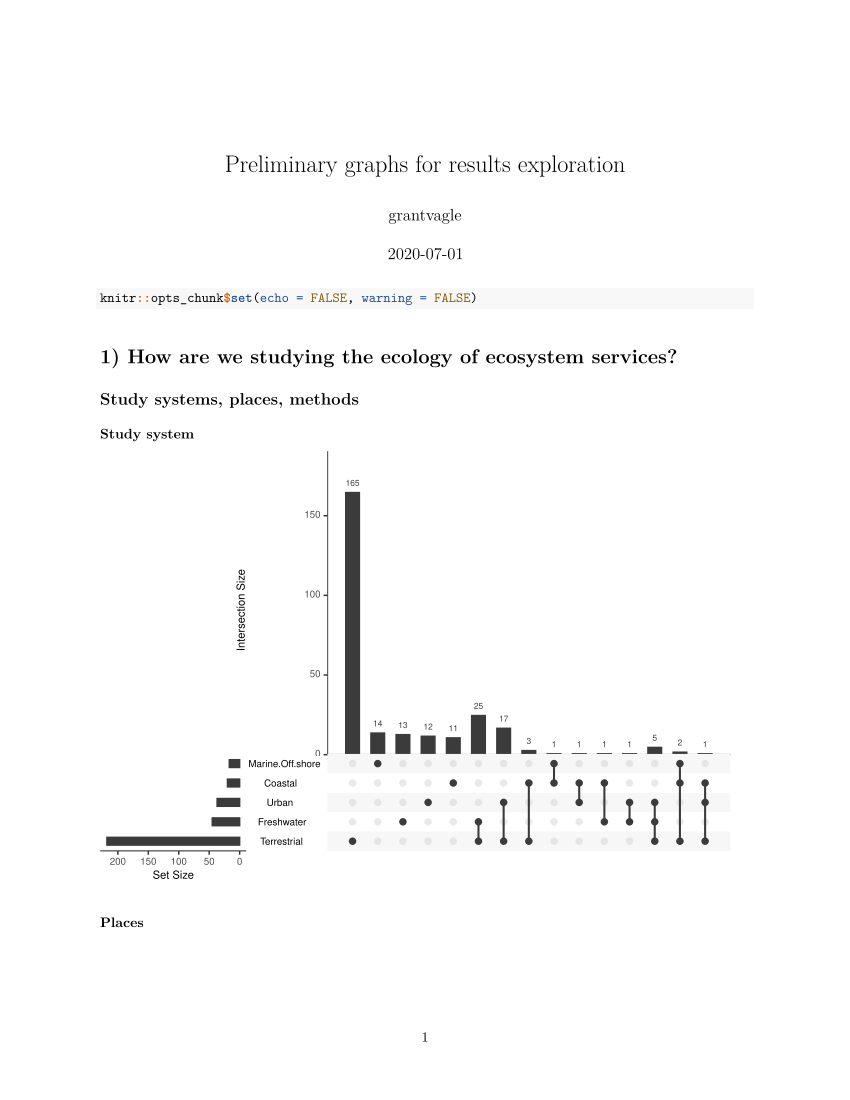

This figure's R source:
#' ---
#' title: "Preliminary graphs for results exploration"
#' output: pdf_document
#' ---


knitr::opts_chunk$set(echo = FALSE, warning = FALSE)

#+ messsage=FALSE, warnings=FALSE
### Preliminary graphs for exploration of results ###
suppressMessages(library(tidyverse))
library(UpSetR) # checkout https://cran.r-project.org/web/packages/UpSetR/vignettes/basic.usage.html


# read in the data
dat = read.csv("../data/cleaned/ESqualtrics_r2keep_cleaned.csv") %>%
  filter(version=='final')



#+
#' # 1) How are we studying the ecology of ecosystem services?
#' 
#' ## Study systems, places, methods
#' #### Study system
dat %>% 
  filter(abbr == 'Ecosystem') %>%
  dplyr::select(Title, clean_answer) %>%
  separate_rows(clean_answer, sep = ',') %>% 
  mutate(pres_holder = 1) %>%
  pivot_wider(id_cols = 'Title', names_from = 'clean_answer', values_from = 'pres_holder') %>% 
  replace(is.na(.), 0) %>% 
  dplyr::select(-`Agricultural/Agroforestry/Rural`, -`Wetland/Riparian`, -`Experimental Ecosystem`) %>%
  data.frame() %>%
  upset(nsets = ncol(.)-1) # lots of parameters can be added here to make the plot look better

#+
#' #### Places
dat %>% 
  filter(abbr == 'Place') %>%
  dplyr::select(Title, clean_answer) %>%
  separate_rows(clean_answer, sep = ',') %>% 
  mutate(pres_holder = 1) %>%
  pivot_wider(id_cols = 'Title', names_from = 'clean_answer', values_from = 'pres_holder') %>% 
  replace(is.na(.), 0) %>% 
  data.frame() %>%
  upset(nsets = ncol(.)-1)
# for this one, intersections might not matter quite as much, but could still be interesting to see
# intersections probably not useful, since most of the intersections have just 1 record

#+
#' #### Study type
dat %>% 
  filter(abbr == 'Methods') %>%
  mutate(clean_answer = gsub(" \\(.*\\)", '', clean_answer)) %>%
  dplyr::select(Title, clean_answer) %>%
  separate_rows(clean_answer, sep = ',') %>% 
  mutate(pres_holder = 1) %>%
  pivot_wider(id_cols = 'Title', names_from = 'clean_answer', values_from = 'pres_holder') %>% 
  replace(is.na(.), 0) %>% 
  data.frame() %>%
  upset(nsets = ncol(.)-1)

#+
#' ## ES type (grouped) & Multifunctionality
dat %>%
  filter(abbr=='Yclass') %>%
  filter(!is.na(clean_answer)) %>% #removes the non-checked service bins
  dplyr::select(Title, ES) %>% 
  mutate(pres_holder = 1) %>%
  pivot_wider(id_cols = 'Title', names_from = 'ES', values_from = 'pres_holder') %>% 
  replace(is.na(.), 0) %>% 
  data.frame() %>%
  upset(nsets = ncol(.)-1, nintersects = NA) # nintersects changes total number of columns shown

#' Notes:
#' Most studies fall in single ES type bin, some 2 or 3 ES types. Max 11 ES bins in single study (see below)

#+
#' Looking at number of studies (bottom row) with number of service types considered (top row)
dat %>%
  filter(abbr=='Yclass') %>%
  filter(!is.na(clean_answer)) %>% #removes the non-checked service bins
  dplyr::select(Title, ES) %>%
  group_by(Title) %>%
  summarise(count = n()) %>% select(count) %>% table()

#+
#' ## Multifunctionality
#' Can be observed in above plot


#+
#' ## Response variables by ES type
#' Probably a word cloud or another sankey (sankey would require binning similar
#' response var's which is probably too much to bother with)

#+
#' # 2) Biotic drivers of ecosystem services
#' 
#' ## Ecosystem service providers

#' #### ESPs - single, multiple, interacting
dat %>%
  filter(abbr=='ESP_type') %>%
  dplyr::select(Title, clean_answer) %>%
  filter(!is.na(clean_answer)) %>%
  mutate(clean_answer = gsub(" \\[.*\\]", "", clean_answer)) %>%
  mutate(clean_answer = gsub('Across species ', 'Across species', clean_answer)) %>%
  mutate(clean_answer = gsub('Single species ', 'Single species', clean_answer)) %>%
  mutate(clean_answer = gsub('Within species  ', 'Within species', clean_answer)) %>%
  group_by(clean_answer) %>%
  summarise(count = n()) %>%
  ggplot(aes(x = clean_answer, y = count, label = count)) +
  geom_col() +
  geom_label() +
  theme_bw() +
  theme(axis.text.x = element_text(angle = 90, hjust = 1))

#' Notes:
#' Not sure exactly how this will be used, or if the quality is usable?

# don't need this upset diagram
# dat %>%
#   filter(abbr=='ESP_type') %>% 
#   dplyr::select(Title, clean_answer) %>%
#   filter(!is.na(clean_answer)) %>%
#   mutate(clean_answer = gsub(" \\[.*\\]", "", clean_answer)) %>% 
#   mutate(clean_answer = gsub('Across species ', 'Across species', clean_answer)) %>%
#   mutate(clean_answer = gsub('Single species ', 'Single species', clean_answer)) %>%
#   mutate(clean_answer = gsub('Within species  ', 'Within species', clean_answer)) %>%
#   separate_rows(clean_answer, sep = ',') %>%
#   mutate(pres_holder = 1) %>%
#   pivot_wider(id_cols = 'Title', names_from = 'clean_answer', values_from = 'pres_holder') %>% 
#   replace(is.na(.), 0) %>% 
#   data.frame() %>%
#   upset(nsets = ncol(.)-1)

#+
#' #### ESPs and ES type
dat %>%
  filter(abbr=='ESP_type') %>%
  dplyr::select(Title, clean_answer) %>%
  filter(!is.na(clean_answer)) %>%
  mutate(clean_answer = gsub(" \\[.*\\]", "", clean_answer)) %>% 
  mutate(clean_answer = gsub('Across species ', 'Across species', clean_answer)) %>%
  mutate(clean_answer = gsub('Single species ', 'Single species', clean_answer)) %>%
  mutate(clean_answer = gsub('Within species  ', 'Within species', clean_answer)) %>%
  full_join(
    dat %>%
      filter(abbr=='Yclass') %>%
      filter(!is.na(clean_answer)) %>% #removes the non-checked service bins
      dplyr::select(Title, ES) %>%
      group_by(Title) %>%
      summarise(ES = paste0(unique(ES), collapse = ',')),
    by = 'Title'
  ) %>%
  group_by(clean_answer, ES) %>%
  summarise(count = n()) %>%
  # filter out all with multiple ES for better plotting
  filter(!grepl(',', ES)) %>%
  # also filter out the single species, only land cover study for ease of viz
  filter(!grepl(',', clean_answer)) %>%
  ungroup() %>%
  mutate(clean_answer = case_when(
    clean_answer=='Only land cover or habitat type as proxy' ~ 'Land cover/habitat type',
    TRUE ~ clean_answer
  )) %>%
  ggplot(aes(x = clean_answer, y = count, label = count)) +
  geom_col() +
  geom_label() +
  facet_wrap(~ES) +
  theme_bw() +
  theme(axis.text.x = element_text(angle = 90, hjust = 1))

#' Notes: 
#' pest pathogens more 'across species', climate regulation more NA thus less
#' often ESPs considered, Pollination more 'multiple ESP species'



#+
#' ## Community structure
#' A 'Yes' means that the box for community structure in the Kremen themes
#' question was checked.

dat %>%
  filter(abbr=='KremenTopics') %>%
  dplyr::select(Title, clean_answer) %>%
  separate_rows(clean_answer, sep = ',') %>%
  mutate(comm_struct = case_when(
    clean_answer == "Kremen Topic 2 : Community structure influencing function" ~ 'Yes',
    TRUE ~ 'No'
  )) %>% 
  group_by(Title) %>%
  summarise(comm_struct = paste0(unique(comm_struct), collapse = ',')) %>%
  mutate(comm_struct = case_when(
    comm_struct %in% c('Yes,No', 'No,Yes') ~ 'Yes',
    TRUE ~ comm_struct
  )) %>%
  group_by(comm_struct) %>%
  summarise(count = n()) %>%
  ggplot(aes(x = comm_struct, y = count, label = count)) +
  geom_col() +
  geom_label() +
  theme_bw()

#' Notes:
#' 79 studies look at comm structure influencing function and got included

#+
#' #### Community structure - how many stopped at biodiversity?
#' will have to ask Caitlin about this one (or she might be doing it already?)

#+
#' #### Community structure and ES type
dat %>%
  filter(abbr=='KremenTopics') %>%
  dplyr::select(Title, clean_answer) %>%
  separate_rows(clean_answer, sep = ',') %>%
  mutate(comm_struct = case_when(
    clean_answer == "Kremen Topic 2 : Community structure influencing function" ~ 'Yes',
    TRUE ~ 'No'
  )) %>% 
  group_by(Title) %>%
  summarise(comm_struct = paste0(unique(comm_struct), collapse = ',')) %>%
  mutate(comm_struct = case_when(
    comm_struct %in% c('Yes,No', 'No,Yes') ~ 'Yes',
    TRUE ~ comm_struct
  )) %>% 
  full_join(
    dat %>%
      filter(abbr=='Yclass') %>%
      filter(!is.na(clean_answer)) %>% #removes the non-checked service bins
      dplyr::select(Title, ES) %>%
      group_by(Title) %>%
      summarise(ES = paste0(unique(ES), collapse = ',')),
    by = 'Title'
  ) %>% 
  group_by(comm_struct, ES) %>%
  summarise(count = n()) %>%
  # filter out all with multiple ES for better plotting
  filter(!grepl(',', ES)) %>%
  ggplot(aes(x = comm_struct, y = count, label = count)) +
  geom_col() +
  geom_label() +
  facet_wrap(~ES) +
  theme_bw() +
  theme(axis.text.x = element_text(angle = 90, hjust = 1))

#' Notes: 
#' Pest pathogens, Habitat creation, Climate regulation pretty even (which
#' means more Yes than expected), Pollination may have more No's than expected

#+
#' # 3) Abiotic drivers of ecosystem services
#+
#' ## Environmental drivers
#' SANKEY
#+
#' ## Human drivers
#' SANKEY
#+
#' ## Mediation through biotic driver
#' not sure exactly what this means or if/how we could test it?



#+
#' # 4) Temporal and spatial scale
#' This section contains three subsections. First, there are some basic plots of
#' the overall trends of spatio-temporal scale across all papers. Second, there
#' is a section looking at space-time tradeoffs. Third, there is a section on
#' scale biases for Methods used, ES type, and Driver group.
#' 


#+ ## How many studies considered spatio-temporal scale?

#+
#' #### Time considered
dat %>%
  filter(abbr=='TimeTrends') %>%
  group_by(clean_answer) %>%
  summarise(count = n()) %>%
  mutate(clean_answer = gsub(" \\(.*\\)", '', clean_answer)) %>%
  ggplot(aes(x = clean_answer, y = count, label = count)) +
  geom_col() +
  geom_label() +
  theme_bw() +
  xlab('Time considered?') +
  ylab('Number of papers') +
  theme(axis.text.x = element_text(angle = 90, hjust = 1))

#+
#' #### Number of years
dat %>%
  filter(abbr=='YrsData') %>%
  group_by(clean_answer) %>%
  summarise(count = n()) %>%
  filter(!is.na(clean_answer)) %>%
  mutate(clean_answer = factor(clean_answer, levels = c('1 year or less','2–5 years','6–10 years', '10+ years'))) %>%
  ggplot(aes(x = clean_answer, y = count, label = count)) +
  geom_col() +
  geom_label() +
  theme_bw() +
  theme(axis.text.x = element_text(angle = 90, hjust = 1)) +
  xlab('Number of years')

#+
#' #### Multi scale
dat %>%
  filter(abbr=='Nested') %>%
  group_by(clean_answer) %>%
  summarise(count = n()) %>% 
  ggplot(aes(x = clean_answer, y = count, label = count)) +
  geom_col() +
  geom_label() +
  theme_bw() +
  xlab('Nested/multiple scales?') +
  ylab('Number of papers')

#+
#' #### Connectivity considered
dat %>%
  filter(abbr=='Connect') %>%
  group_by(clean_answer) %>%
  summarise(count = n()) %>%
  ggplot(aes(x = clean_answer, y = count, label = count)) +
  geom_col() +
  geom_label() +
  theme_bw() +
  xlab('Connectivity?') +
  ylab('Number of papers')

#+ 
#' #### Spatial extent
dat %>% 
  filter(abbr=='Extent') %>%
  group_by(clean_answer) %>%
  summarise(count = n()) %>% 
  mutate(clean_answer = factor(clean_answer, levels = c('Local', 'Macro-scale','Global','Undefined/no scale'))) %>%
  ggplot(aes(x = clean_answer, y = count, label = count)) +
  geom_col() +
  geom_label() +
  theme_bw() +
  xlab('Scale') +
  ylab('Number of papers')


#+
#' ## Scale biases
#' In this section, the dashed line represents what we would expect if
#' subgroups were selected at random from the overall distribution from Yes's
#' and No's. Thus, bars larger or smaller than the dashed line show that either
#' time or space is more/less likely to be considered in that group. (I'm still
#' working on how to write this up more specifically in a non-confusing way...so
#' let me know if you have questions!). It's also useful to keep in mind that
#' these proportions can also be considered in absolute terms, not just with
#' respect to the dashed line. So, for example, even if something is more likely
#' than expected to be multi-scale, it still may be the case that less than half
#' of the studies in that group are multi-scale (which would still point to some
#' sort of absolute gap).
#' 
#' For temporal trends, a study was considered as a 'Yes' if it used 'space for
#' time' to simplify plotting.


#+
#' #### Space-time tradeoffs

nested_df = dat %>%
  filter(abbr=='Nested') %>%
  dplyr::select(Title, Nested = clean_answer)

extent_df = dat %>%
  filter(abbr=='Extent') %>%
  dplyr::select(Title, Extent = clean_answer)

time_trends_df = dat %>%
  filter(abbr=='TimeTrends') %>%
  dplyr::select(Title, TimeTrends = clean_answer) %>%
  mutate(TimeTrends = gsub(" \\(.*\\)", '', TimeTrends)) # get rid of the 'e.g' text

yrs_df = dat %>%
  filter(abbr=='YrsData') %>%
  dplyr::select(Title, YrsData = clean_answer) %>%
  filter(!is.na(YrsData))


#+
#' ##### Time trends and space
nested_timetrends = dat %>% 
  filter(abbr %in% c('TimeTrends')) %>% 
  dplyr::select(Title, abbr, clean_answer) %>%
  left_join(
    dat %>% 
      filter(abbr %in% c('Nested')) %>% 
      dplyr::select(Title, abbr, clean_answer),
    by = 'Title'
  ) %>%
  rename(TimeTrends = clean_answer.x, Nested = clean_answer.y) %>%
  dplyr::select(-abbr.x, -abbr.y) %>%
  mutate(TimeTrends = gsub(" \\(.*\\)", '', TimeTrends)) %>%
  mutate(TimeTrends = case_when(
    TimeTrends=='Space for time' ~ 'Yes',
    TRUE ~ TimeTrends
  )) %>%
  count(Nested, TimeTrends) %>%
  spread(TimeTrends, n) %>% 
  mutate(count_tot = No + Yes) %>%
  mutate(prop_yes = Yes/count_tot) %>%
  mutate(Nested = case_when(
    Nested == 'Yes' ~ 'Multi-scale',
    Nested == 'No' ~ 'Non-multi-scale'
  )) %>%
  rename(Group = Nested)

ggplot(nested_timetrends, aes(x = Group, y = prop_yes, label = paste0('n=',count_tot))) +
  geom_col() +
  geom_abline(slope = 0, intercept = sum(nested_timetrends$Yes)/sum(nested_timetrends$count_tot),
              linetype = 'dashed') +
  geom_label(aes(y = 0 + 0.01), hjust = 0) +
  coord_flip() +
  ylab('Proportion of studies considering temporal trends') +
  xlab('') +
  ylim(c(0,1)) +
  theme_bw()



extent_timetrends = dat %>% 
  filter(abbr %in% c('TimeTrends')) %>% 
  dplyr::select(Title, clean_answer) %>%
  rename(TimeTrends = clean_answer) %>%
  #dplyr::select(-abbr.x, -abbr.y) %>%
  mutate(TimeTrends = gsub(" \\(.*\\)", '', TimeTrends)) %>%
  mutate(TimeTrends = case_when(
    TimeTrends=='Space for time' ~ 'Yes',
    TRUE ~ TimeTrends
  )) %>%
  left_join(
    dat %>% 
      filter(abbr %in% c('Extent')) %>% 
      dplyr::select(Title, clean_answer),
    by = 'Title'
  ) %>%
  rename(Extent = clean_answer) %>%
  count(Extent, TimeTrends) %>%
  spread(TimeTrends, n) %>%
  mutate(count_tot = No + Yes) %>%
  mutate(prop_yes = Yes/count_tot) %>%
  rename(Group = Extent) %>%
  mutate(Group = factor(Group, levels = c('Local','Macro-scale','Global','Undefined/no scale')))

ggplot(extent_timetrends, aes(x = fct_rev(Group), y = prop_yes, label = paste0('n=',count_tot))) +
  geom_col() +
  geom_abline(slope = 0, intercept = sum(extent_timetrends$Yes)/sum(extent_timetrends$count_tot),
              linetype = 'dashed') +
  geom_label(aes(y = 0 + 0.01), hjust = 0) +
  coord_flip() +
  ylab('Proportion of studies considering temporal trends') +
  xlab('') +
  ylim(c(0,1)) +
  theme_bw()


#+
#' ##### Multi-scale and time

timetrends_nested = dat %>% 
  filter(abbr %in% c('Nested')) %>% 
  dplyr::select(Title, abbr, clean_answer) %>%
  left_join(
    dat %>% 
      filter(abbr %in% c('TimeTrends')) %>% 
      dplyr::select(Title, abbr, clean_answer),
    by = 'Title'
  ) %>%
  rename(TimeTrends = clean_answer.y, Nested = clean_answer.x) %>%
  dplyr::select(-abbr.x, -abbr.y) %>%
  mutate(TimeTrends = gsub(" \\(.*\\)", '', TimeTrends)) %>%
  mutate(TimeTrends = case_when(
    TimeTrends=='Space for time' ~ 'Yes',
    TRUE ~ TimeTrends
  )) %>%
  count(TimeTrends, Nested) %>%
  spread(Nested, n) %>% 
  mutate(count_tot = No + Yes) %>%
  mutate(prop_yes = Yes/count_tot) %>%
  mutate(TimeTrends = case_when(
    TimeTrends == 'Yes' ~ 'Time considered',
    TimeTrends == 'No' ~ 'Time not considered'
  )) %>%
  rename(Group = TimeTrends) %>% 
  filter(!is.na(Group)) # this line filters out the NAs, which results in slightly different overall proportions

ggplot(timetrends_nested, aes(x = Group, y = prop_yes, label = paste0('n=',count_tot))) +
  geom_col() +
  geom_abline(slope = 0, intercept = sum(timetrends_nested$Yes)/sum(timetrends_nested$count_tot),
              linetype = 'dashed') +
  geom_label(aes(y = 0 + 0.01), hjust = 0) +
  coord_flip() +
  ylab('Proportion of studies that are multi-scale') +
  xlab('') +
  ylim(c(0,1)) +
  theme_bw()

extent_nested = dat %>% 
  filter(abbr %in% c('Nested')) %>% 
  dplyr::select(Title, clean_answer) %>%
  rename(Nested = clean_answer) %>%
  #dplyr::select(-abbr.x, -abbr.y) %>%
  left_join(
    dat %>% 
      filter(abbr %in% c('Extent')) %>% 
      dplyr::select(Title, clean_answer),
    by = 'Title'
  ) %>%
  rename(Extent = clean_answer) %>%
  count(Extent, Nested) %>%
  spread(Nested, n) %>%
  replace(is.na(.), 0) %>%
  mutate(count_tot = No + Yes) %>%
  mutate(prop_yes = Yes/count_tot) %>%
  rename(Group = Extent) %>%
  filter(Group != 'Undefined/no scale') %>%
  mutate(Group = factor(Group, levels = c('Local', 'Macro-scale','Global')))

ggplot(extent_nested, aes(x = fct_rev(Group), y = prop_yes, label = paste0('n=',count_tot))) +
  geom_col() +
  geom_abline(slope = 0, intercept = sum(extent_nested$Yes)/sum(extent_nested$count_tot),
              linetype = 'dashed') +
  geom_label(aes(y = 0 + 0.01), hjust = 0) +
  coord_flip() +
  ylab('Proportion of studies that are multi-scale') +
  xlab('') +
  ylim(c(0,1)) +
  theme_bw()

#' In the plot below, the dashed line represents the overall proportion of
#' multi-scale studies given that the study considered temporal trends (since
#' that was the only way to get the number of years).

yrs_nested = dat %>% 
  filter(abbr %in% c('Nested')) %>% 
  dplyr::select(Title, abbr, clean_answer) %>%
  left_join(
    dat %>% 
      filter(abbr %in% c('YrsData')) %>% 
      dplyr::select(Title, abbr, clean_answer),
    by = 'Title'
  ) %>%
  rename(YrsData = clean_answer.y, Nested = clean_answer.x) %>%
  dplyr::select(-abbr.x, -abbr.y) %>%
  count(YrsData, Nested) %>%
  spread(Nested, n) %>% 
  mutate(count_tot = No + Yes) %>%
  mutate(prop_yes = Yes/count_tot) %>%
  rename(Group = YrsData) %>% 
  filter(!is.na(Group)) %>%
  mutate(Group = factor(Group, levels = c('1 year or less','2–5 years','6–10 years','10+ years')))

ggplot(yrs_nested, aes(x = fct_rev(Group), y = prop_yes, label = paste0('n=',count_tot))) +
  geom_col() +
  geom_abline(slope = 0, intercept = sum(yrs_nested$Yes)/sum(yrs_nested$count_tot),
              linetype = 'dashed') +
  geom_label(aes(y = 0 + 0.01), hjust = 0) +
  coord_flip() +
  ylab('Proportion of studies that are multi-scale') +
  xlab('') +
  ylim(c(0,1)) +
  theme_bw()


#+
#' ### Methods scale biases
#' For these biases plots, a single paper can fit into multiple groups (e.g. a
#' paper that used Observational and Model/data simulation methods). The dashed
#' line accounts for this, so that it still serves as a 'random expectation',
#' but it is a little complicated to explain (I'm working on putting together a
#' little explanation with an example though!).

study_type = dat %>%
  filter(abbr=='Methods') %>%
  dplyr::select(Title, Methods = clean_answer) %>%
  mutate(Methods = gsub(" \\(.*\\)", '', Methods)) %>%
  separate_rows(Methods, sep = ',') %>%
  arrange(Methods) %>%
  group_by(Title) %>%
  summarise(Methods = paste0(unique(Methods), collapse = ','))

#+
#' #### TimeTrends
methods_timetrends = dat %>% 
  filter(abbr %in% c('TimeTrends')) %>% 
  dplyr::select(Title, abbr, clean_answer) %>%
  rename(TimeTrends = clean_answer) %>%
  mutate(TimeTrends = gsub(" \\(.*\\)", '', TimeTrends)) %>%
  mutate(TimeTrends = case_when(
    TimeTrends=='Space for time' ~ 'Yes',
    TRUE ~ TimeTrends
  )) %>%
  left_join(
    dat %>%
      filter(abbr=='Methods') %>%
      filter(!is.na(clean_answer)) %>% #removes the non-checked service bins
      dplyr::select(Title, clean_answer) %>%
      mutate(clean_answer = gsub(" \\(.*\\)", '', clean_answer)) %>%
      separate_rows(clean_answer, sep = ','),
    by = 'Title'
  ) %>% 
  rename(Methods = clean_answer) %>%
  pivot_longer(cols = c('Methods')) %>%
  filter(!is.na(value), value != 'NA') %>% # character NAs removed
  count(value, TimeTrends) %>%
  spread(TimeTrends, n) %>%
  replace(is.na(.), 0) %>%
  mutate(count_tot = No + Yes) %>%
  mutate(prop_yes = Yes/count_tot) 

ggplot(methods_timetrends, aes(x = fct_reorder(value, prop_yes), y = prop_yes, label = paste0('n=',count_tot))) +
  geom_col() +
  geom_label(aes(y = 0 + 0.01), hjust = 0) +
  geom_abline(slope = 0, 
              intercept = sum(methods_timetrends$Yes)/sum(methods_timetrends$count_tot),
              linetype = 'dashed') +
  coord_flip() +
  theme_bw() +
  ylab('Proportion of studies that consider temporal trends') +
  xlab('Methods') +
  ylim(c(0,1))

#+
#' #### Number of years
#' Unlike the above plots which double count papers that are in multiple groups,
#' these plots keep papers single counted because it shows the counts and not
#' proportions. These also keep all intersecting groups separate instead of only
#' looking at the groups individually. These plots are a little messier, but I'm
#' working on a way to better show these patterns (if it seems worth it).

study_type %>%
  left_join(yrs_df, by = 'Title') %>% # this one is a right join since not all studies have the yrsdata
  group_by(Methods, YrsData) %>%
  summarise(count = n()) %>%
  filter(!is.na(YrsData)) %>%
  mutate(YrsData = factor(YrsData, levels = c('1 year or less','2–5 years','6–10 years', '10+ years'))) %>%
  ggplot(aes(x = YrsData, y = count, label = count)) +
  geom_col() +
  geom_label() +
  facet_wrap(~Methods) +
  theme_bw() +
  theme(axis.text.x = element_text(angle = 90, hjust = 1))

#+
#' #### Multi-scale

methods_nested = dat %>% 
  filter(abbr %in% c('Nested')) %>% 
  dplyr::select(Title, abbr, clean_answer) %>%
  rename(Nested = clean_answer) %>%
  left_join(
    dat %>%
      filter(abbr=='Methods') %>%
      filter(!is.na(clean_answer)) %>% #removes the non-checked service bins
      dplyr::select(Title, clean_answer) %>%
      mutate(clean_answer = gsub(" \\(.*\\)", '', clean_answer)) %>%
      separate_rows(clean_answer, sep = ','),
    by = 'Title'
  ) %>% 
  rename(Methods = clean_answer) %>%
  pivot_longer(cols = c('Methods')) %>%
  filter(!is.na(value), value != 'NA') %>% # character NAs removed
  count(value, Nested) %>%
  spread(Nested, n) %>%
  replace(is.na(.), 0) %>%
  mutate(count_tot = No + Yes) %>%
  mutate(prop_yes = Yes/count_tot) 

ggplot(methods_nested, aes(x = fct_reorder(value, prop_yes), y = prop_yes, label = paste0('n=',count_tot))) +
  geom_col() +
  geom_label(aes(y = 0 + 0.01), hjust = 0) +
  geom_abline(slope = 0, 
              intercept = sum(methods_nested$Yes)/sum(methods_nested$count_tot),
              linetype = 'dashed') +
  coord_flip() +
  theme_bw() +
  ylab('Proportion of studies that are multi-scale') +
  xlab('Methods') +
  ylim(c(0,1))

#+
#' #### Spatial extent
#' Unlike the above plots which double count papers that are in multiple groups,
#' these plots keep papers single counted because it shows the counts and not
#' proportions. These also keep all intersecting groups separate instead of only
#' looking at the groups individually. These plots are a little messier, but I'm
#' working on a way to better show these patterns (if it seems worth it).

study_type %>%
  left_join(extent_df, by = 'Title') %>%
  group_by(Methods, Extent) %>%
  summarise(count = n()) %>%
  mutate(Extent = factor(Extent, levels = c('Local','Macro-scale','Global', 'Undefined/no scale'))) %>%
  ggplot(aes(x = Extent, y = count, label = count)) +
  geom_col() +
  geom_label() +
  facet_wrap(~Methods) +
  theme_bw() +
  theme(axis.text.x = element_text(angle = 90, hjust = 1))


#+
#' ### ES type scale biases
#' For these biases plots, a single paper can fit into multiple groups (e.g. a
#' paper that used Observational and Model/data simulation methods). The dashed
#' line accounts for this, so that it still serves as a 'random expectation',
#' but it is a little complicated to explain (I'm working on putting together a
#' little explanation with an example though!).

service_bins = dat %>%
  filter(abbr=='Yclass') %>%
  filter(!is.na(clean_answer)) %>% #removes the non-checked service bins
  dplyr::select(Title, ES, clean_group) %>% 
  group_by(Title) %>%
  summarise(ES = paste0(unique(ES), collapse = ', ')) 

ES_groups_to_plot = service_bins %>%
  group_by(ES) %>%
  summarise(count = n()) %>%
  filter(count > 3) %>% # excludes groups of ES bins that have 3 or fewer papers associated
  pull(ES)


#+
#' #### TimeTrends
es_timetrends = dat %>% 
  filter(abbr %in% c('TimeTrends')) %>% 
  dplyr::select(Title, abbr, clean_answer) %>%
  rename(TimeTrends = clean_answer) %>%
  mutate(TimeTrends = gsub(" \\(.*\\)", '', TimeTrends)) %>%
  mutate(TimeTrends = case_when(
    TimeTrends=='Space for time' ~ 'Yes',
    TRUE ~ TimeTrends
  )) %>% 
  left_join(
    dat %>%
      filter(abbr=='Yclass') %>%
      filter(!is.na(clean_answer)) %>% #removes the non-checked service bins
      dplyr::select(Title, ES, clean_group) %>% 
      group_by(Title) %>%
      summarise(ES = paste0(unique(ES), collapse = ', ')),
    by = 'Title'
  ) %>% 
  separate_rows(ES, sep = ', ') %>% 
  pivot_longer(cols = c('ES')) %>%
  filter(!is.na(value)) %>%
  count(value, TimeTrends) %>%
  spread(TimeTrends, n) %>%
  replace(is.na(.), 0) %>%
  mutate(count_tot = No + Yes) %>%
  mutate(prop_yes = Yes/count_tot) 

ggplot(es_timetrends, aes(x = fct_reorder(value, prop_yes), y = prop_yes, label = paste0('n=',count_tot))) +
  geom_col() +
  geom_label(aes(y = 0 + 0.01), hjust = 0) +
  geom_abline(slope = 0, intercept = sum(es_timetrends$Yes)/sum(es_timetrends$count_tot),
              linetype = 'dashed') +
  coord_flip() +
  theme_bw() +
  ylab('Proportion of studies that consider temporal trends') +
  xlab('ES type') +
  ylim(c(0,1))

#+
#' #### Number of years
#' Unlike the above plots which double count papers that are in multiple groups,
#' these plots keep papers single counted because it shows the counts and not
#' proportions. These also keep all intersecting groups separate instead of only
#' looking at the groups individually. These plots are a little messier, but I'm
#' working on a way to better show these patterns (if it seems worth it).

service_bins %>%
  filter(ES %in% ES_groups_to_plot) %>%
  left_join(yrs_df, by = 'Title') %>%
  group_by(ES, YrsData) %>%
  summarise(count = n()) %>%
  filter(!is.na(YrsData)) %>%
  mutate(YrsData = factor(YrsData, levels = c('1 year or less','2–5 years','6–10 years', '10+ years'))) %>%
  ggplot(aes(x = YrsData, y = count, label = count)) +
  geom_col() +
  geom_label() +
  facet_wrap(~ES) +
  theme_bw() +
  theme(axis.text.x = element_text(angle = 90, hjust = 1))

#+
#' #### Multi-scale
es_nested = dat %>% 
  filter(abbr %in% c('Nested')) %>% 
  dplyr::select(Title, abbr, clean_answer) %>%
  rename(Nested = clean_answer) %>%
  left_join(
    dat %>%
      filter(abbr=='Yclass') %>%
      filter(!is.na(clean_answer)) %>% #removes the non-checked service bins
      dplyr::select(Title, ES, clean_group) %>% 
      group_by(Title) %>%
      summarise(ES = paste0(unique(ES), collapse = ', ')),
    by = 'Title'
  ) %>% 
  separate_rows(ES, sep = ', ') %>% 
  pivot_longer(cols = c('ES')) %>%
  filter(!is.na(value)) %>%
  count(value, Nested) %>%
  spread(Nested, n) %>%
  replace(is.na(.), 0) %>%
  mutate(count_tot = No + Yes) %>%
  mutate(prop_yes = Yes/count_tot) 

ggplot(es_nested, aes(x = fct_reorder(value, prop_yes), y = prop_yes, label = paste0('n=',count_tot))) +
  geom_col() +
  geom_label(aes(y = 0 + 0.01), hjust = 0) +
  geom_abline(slope = 0, intercept = sum(es_nested$Yes)/sum(es_nested$count_tot),
              linetype = 'dashed') +
  coord_flip() +
  theme_bw() +
  ylab('Proportion of studies that are multi-scale') +
  xlab('ES type') +
  ylim(c(0,1))

#+
#' #### Spatial extent
#' Unlike the above plots which double count papers that are in multiple groups,
#' these plots keep papers single counted because it shows the counts and not
#' proportions. These also keep all intersecting groups separate instead of only
#' looking at the groups individually. These plots are a little messier, but I'm
#' working on a way to better show these patterns (if it seems worth it).

service_bins %>%
  filter(ES %in% ES_groups_to_plot) %>%
  left_join(extent_df, by = 'Title') %>%
  group_by(ES, Extent) %>%
  summarise(count = n()) %>%
  mutate(Extent = factor(Extent, levels = c('Local','Macro-scale','Global', 'Undefined/no scale'))) %>%
  ggplot(aes(x = Extent, y = count, label = count)) +
  geom_col() +
  geom_label() +
  facet_wrap(~ES) +
  theme_bw() +
  theme(axis.text.x = element_text(angle = 90, hjust = 1))


#+
#' ### Driver scale biases
#' For these biases plots, a single paper can fit into multiple groups (e.g. a
#' paper that used Observational and Model/data simulation methods). The dashed
#' line accounts for this, so that it still serves as a 'random expectation',
#' but it is a little complicated to explain (I'm working on putting together a
#' little explanation with an example though!).

driver_groups =  dat %>%
  filter(abbr=='Driver') %>%
  filter(!is.na(clean_answer)) %>%
  dplyr::select(Title, Group, ES) %>% #may want to consider ES as well
  group_by(Title) %>%
  summarise(Group = paste0(unique(Group), collapse = ', '),
            ES = paste0(unique(ES), collapse = ', '))


#+
#' #### TimeTrends
drivers_timetrends = dat %>% 
  filter(abbr %in% c('TimeTrends')) %>% 
  dplyr::select(Title, abbr, clean_answer) %>%
  rename(TimeTrends = clean_answer) %>%
  mutate(TimeTrends = gsub(" \\(.*\\)", '', TimeTrends)) %>%
  mutate(TimeTrends = case_when(
    TimeTrends=='Space for time' ~ 'Yes',
    TRUE ~ TimeTrends
  )) %>%
  left_join(
    dat %>%
      filter(abbr=='Driver') %>%
      filter(!is.na(clean_answer)) %>% #removes the non-checked service bins
      dplyr::select(Title, clean_group) %>%
      group_by(Title) %>%
      summarise(clean_group = paste0(unique(clean_group), collapse = ',')) %>%
      separate_rows(clean_group, sep = ','),
    by = 'Title'
  ) %>% 
  rename(Driver = clean_group) %>%
  pivot_longer(cols = c('Driver')) %>%
  filter(!is.na(value), value != 'NA') %>% # character NAs removed
  count(value, TimeTrends) %>%
  spread(TimeTrends, n) %>%
  replace(is.na(.), 0) %>%
  mutate(count_tot = No + Yes) %>%
  mutate(prop_yes = Yes/count_tot) 

ggplot(drivers_timetrends, aes(x = fct_reorder(value, prop_yes), y = prop_yes, label = paste0('n=',count_tot))) +
  geom_col() +
  geom_label(aes(y = 0 + 0.01), hjust = 0) +
  geom_abline(slope = 0, 
              intercept = sum(drivers_timetrends$Yes)/sum(drivers_timetrends$count_tot),
              linetype = 'dashed') +
  coord_flip() +
  theme_bw() +
  ylab('Proportion of studies that consider temporal trends') +
  xlab('Driver group') +
  ylim(c(0,1))

#+
#' #### Number of years
#' Unlike the above plots which double count papers that are in multiple groups,
#' these plots keep papers single counted because it shows the counts and not
#' proportions. These also keep all intersecting groups separate instead of only
#' looking at the groups individually. These plots are a little messier, but I'm
#' working on a way to better show these patterns (if it seems worth it).
driver_groups %>%
  left_join(yrs_df, by = 'Title') %>%
  group_by(Group, YrsData) %>%
  summarise(count = n()) %>%
  filter(!is.na(YrsData)) %>%
  mutate(YrsData = factor(YrsData, levels = c('1 year or less','2–5 years','6–10 years', '10+ years'))) %>%
  ggplot(aes(x = YrsData, y = count, label = count)) +
  geom_col() +
  geom_label() +
  facet_wrap(~Group) +
  theme_bw() +
  theme(axis.text.x = element_text(angle = 90, hjust = 1))


#+
#' #### Multi-scale
drivers_nested = dat %>% 
  filter(abbr %in% c('Nested')) %>% 
  dplyr::select(Title, abbr, clean_answer) %>%
  rename(Nested = clean_answer) %>%
  left_join(
    dat %>%
      filter(abbr=='Driver') %>%
      filter(!is.na(clean_answer)) %>% #removes the non-checked service bins
      dplyr::select(Title, clean_group) %>%
      group_by(Title) %>%
      summarise(clean_group = paste0(unique(clean_group), collapse = ',')) %>%
      separate_rows(clean_group, sep = ','),
    by = 'Title'
  ) %>% 
  rename(Driver = clean_group) %>%
  pivot_longer(cols = c('Driver')) %>%
  filter(!is.na(value), value != 'NA') %>% # character NAs removed
  count(value, Nested) %>%
  spread(Nested, n) %>%
  replace(is.na(.), 0) %>%
  mutate(count_tot = No + Yes) %>%
  mutate(prop_yes = Yes/count_tot) 

ggplot(drivers_nested, aes(x = fct_reorder(value, prop_yes), y = prop_yes, label = paste0('n=',count_tot))) +
  geom_col() +
  geom_label(aes(y = 0 + 0.01), hjust = 0) +
  geom_abline(slope = 0, 
              intercept = sum(drivers_nested$Yes)/sum(drivers_nested$count_tot),
              linetype = 'dashed') +
  coord_flip() +
  theme_bw() +
  ylab('Proportion of studies that are multi-scale') +
  xlab('Driver group') +
  ylim(c(0,1))


#+
#' #### Spatial extent
#' Unlike the above plots which double count papers that are in multiple groups,
#' these plots keep papers single counted because it shows the counts and not
#' proportions. These also keep all intersecting groups separate instead of only
#' looking at the groups individually. These plots are a little messier, but I'm
#' working on a way to better show these patterns (if it seems worth it).

driver_groups %>%
  left_join(extent_df, by = 'Title') %>%
  group_by(Group, Extent) %>%
  summarise(count = n()) %>%
  mutate(Extent = factor(Extent, levels = c('Local','Macro-scale','Global', 'Undefined/no scale'))) %>%
  ggplot(aes(x = Extent, y = count, label = count)) +
  geom_col() +
  geom_label() +
  facet_wrap(~Group) +
  theme_bw() +
  theme(axis.text.x = element_text(angle = 90, hjust = 1))



#+
#' # 5) Analytical methods

#+ 
#' ## Feedbacks
dat %>% 
  filter(abbr=='Feedbacks') %>%
  dplyr::select(Title, clean_answer) %>%
  separate_rows(clean_answer, sep = ',') %>%
  mutate(clean_answer = case_when(
    clean_answer=='No feedbacks measured directly' ~ 'None',
    TRUE ~ clean_answer
  )) %>%
  mutate(pres_holder = 1) %>%
  pivot_wider(id_cols = 'Title', names_from = 'clean_answer', values_from = 'pres_holder') %>% 
  replace(is.na(.), 0) %>% 
  data.frame() %>%
  upset(nsets = ncol(.)-1)

dat %>% 
  filter(abbr=='Feedbacks') %>%
  dplyr::select(Title, clean_answer) %>%
  group_by(clean_answer) %>%
  summarise(count = n())

#+
#' ## Non-linearities/thresholds
dat %>% 
  filter(abbr=='Thresholds') %>%
  dplyr::select(Title, clean_answer) %>%
  group_by(clean_answer) %>%
  summarise(count = n()) %>%
  mutate(clean_answer = factor(clean_answer, levels = c('No', 'Mentioned or discussed but not measured','Yes'))) %>%
  ggplot(aes(x = clean_answer, y = count, label = count)) +
  geom_col() +
  geom_label() +
  theme_bw() +
  xlab('Thresholds considered?') 
